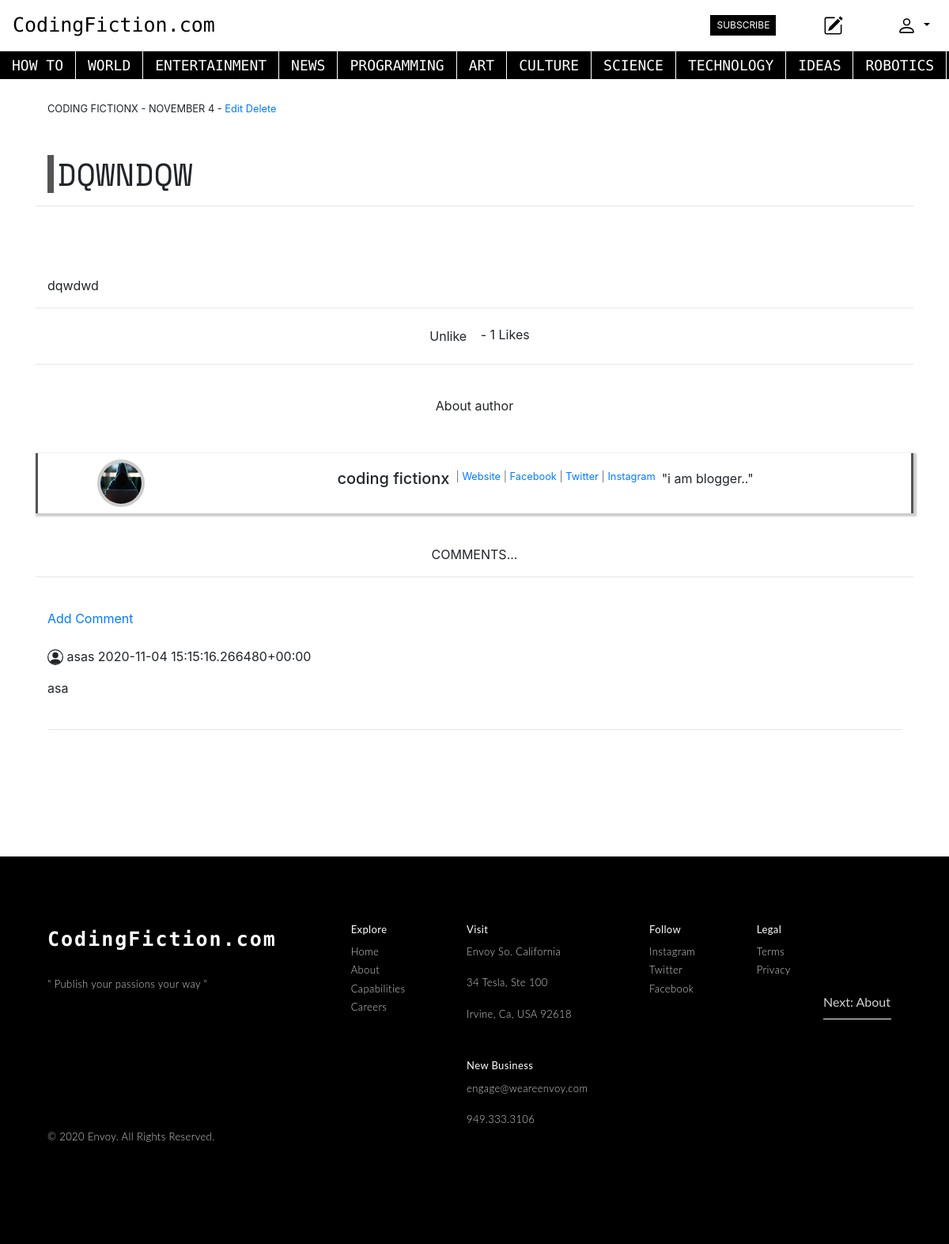
Page /article/32 (signed in) on the committed database.
### theblog/models.py (models this page shows, shortened)
class Category(models.Model):
	name = models.CharField(max_length=255)
	def __str__(self):
		return self.name

class Post(models.Model):
	title = models.CharField(max_length=255)
	header_image = models.ImageField(null=True, blank=True, upload_to="images/")
	title_tag = models.CharField(max_length=50)
	author = models.ForeignKey(User, on_delete=models.CASCADE)
	body = RichTextField(blank=True, null=True)
	post_time = models.TimeField(auto_now_add=True)
	post_date = models.DateField(auto_now_add=True)
	category = models.CharField( max_length=255, default='coding' )
	likes = models.ManyToManyField(User, related_name='blog_posts')
	def total_likes(self):
		return self.likes.count()

class Profile(models.Model):
	user = models.OneToOneField(User, null=True, on_delete=models.CASCADE)
	bio = models.TextField(max_length=50 )
	profile_pic = models.ImageField(null=True, blank=True, upload_to="images/profile/")
	website_url = models.CharField(max_length=255, null=True, blank=True)
	facebook_url = models.CharField(max_length=255, null=True, blank=True)
	twitter_url = models.CharField(max_length=255, null=True, blank=True)
	instagram_url = models.CharField(max_length=255, null=True, blank=True)
	pinterest_url = models.CharField(max_length=255, null=True, blank=True)

class Comment(models.Model):
	post = models.ForeignKey(Post, related_name="comments", on_delete=models.CASCADE)
	name = models.CharField(max_length=255)
	body = models.TextField()
	date_added = models.DateTimeField(auto_now_add=True)

### theblog/views.py (the view)
# urls.py: path('article/<int:pk>', ArticleDetailView.as_view(), name='article-detail'),
class ArticleDetailView(DetailView):
	model = Post
	template_name = 'article_details.html'
	def get_context_data(self, *args, **kwargs):
		cat_menu = Category.objects.all()
		context = super(ArticleDetailView, self).get_context_data(*args, **kwargs)
		stuff = get_object_or_404(Post, id=self.kwargs['pk'])
		total_likes = stuff.total_likes()
		liked = False
		if stuff.likes.filter(id=self.request.user.id).exists():
			liked = True
		context["cat_menu"] = cat_menu
		context["total_likes"] = total_likes
		context["liked"] = liked
		return context

### theblog/templates/article_details.html (shortened to what this page needs)
{% extends 'base.html' %}
{% load static %}
{% block content %}
<div class="container">
	<small class="blog_page_usr">
		{{ post.author.first_name | upper }}
		{{ post.author.last_name| upper }} -
		{{ post.post_date|date:'F' | upper }} {{ post.post_date.day| upper}}
		{% if user.is_authenticated %}
			{% if user.id == post.author.id %}
				- <a href="{% url 'update_post' post.pk %}">Edit</a>
				<a href="{% url 'delete_post' post.pk %}">Delete</a>
			{% endif %}
		{% endif %}
	</small>
	<br/>
	<br/>
	<br/>
	<div class="blog_page_head">
		<h1 class="ml-1">{{ post.title }}</h1>
	</div>
</div>
	<hr>
	<br/>
	<br/><br/>
    <div class="container">
		{{ post.body|safe }}
	</div>
	<hr>
<div class="container d-flex justify-content-center">
	<form action="{% url 'like_post' post.pk %}"  method="POST">
	{% if user.is_authenticated %}
		{% if liked %}
			<button type="submit", name="post_id",  value="{{ post.id }}", onclick="playunlike()" class="btn like_blog_btn ">Unlike</button>
		{% else %}
			<button type="submit", name="post_id", value="{{ post.id }}", onclick="playliked()" class="btn btn-primary btn-sm">Like</button>
		{% endif %}
	{% else %}
		<small class="small_f"><a href="{% url 'login' %}" >Login</a> to like</small>
	{% endif %}
		- {{ total_likes }} Likes
	</form>
</div>
<hr>
<br/>
{% if post.author.profile %}
<div class="container  small_f d-flex justify-content-center">
	About author
</div>
<br/>
<br/>
<div class="container blog_prof" >
	<div class="card mb-3 blog_usr_dt">
  <div class="row no-gutters">
    <div class="col-md-2 d-flex justify-content-center blog_img_sec">
{% if post.author.profile.profile_pic %}
      <img src="{{ post.author.profile.profile_pic.url }}" class="card-img mt-2">
{% else %}
	<img src="{% static 'theblog/images/default_profile_pic.png' %}" class="card-img">
{% endif %}
    </div>
    <div class="col-md-10">
      <div class="card-body blog_usr_dt d-flex justify-content-center ">
        <h5 class="card-title small_f mx-1">
        	{{ post.author.first_name }}
			{{ post.author.last_name }}
		</h5>
<p class="small text-muted mx-1">
	{% if post.author.profile.website_url %}
		| <a href="{{ post.author.profile.website_url }}">  Website</a>
	{% endif %}
	{% if post.author.profile.facebook_url %}
		 | <a href="{{ post.author.profile.facebook_url }}">Facebook</a>
	{% endif %}
	{% if post.author.profile.twitter_url %}
		| <a href="{{ post.author.profile.twitter_url }}">Twitter</a>
	{% endif %}
	{% if post.author.profile.instagram_url %}
		| <a href="{{ post.author.profile.instagram_url }}">Instagram</a>
	{% endif %}
</p>
<p class="card-text mx-1 small_f " >
        	"{{ post.author.profile.bio|slice:'20' }}.."
        </p>
      </div>
    </div>
  </div>
</div>
</div>
{% endif %}
<br/>
<div class="container d-flex justify-content-center small_f">
	<h>COMMENTS...</h>
</div>
<hr>
<br/>
{% if not post.comments.all %}
	No Comments Yet...<a href="{% url 'add_comment' post.pk %}">Add One</a>
{% else %}
<div class="container commnt_sec ">
	<a href="{% url 'add_comment' post.pk %}">Add Comment</a>
<br/><br/>
	{% for comment in post.comments.all %}
		<p class="small_f">
			<span>
				{{ comment.name }}
			</span>
			{{ comment.date_added|upper }}
		</p>
		{{ comment.body }}
		<br/><br/>
	    <hr>
	{% endfor %}
{% endif %}
</div>
<br/>
<br/><br/>
{% endblock %}

### theblog/templates/base.html (shortened to what this page needs)
{% load static %}
<!doctype html>
<html lang="en">
  <head>
    <link rel="stylesheet" href="https://stackpath.bootstrapcdn.com/bootstrap/4.4.1/css/bootstrap.min.css">
  </head>
  <body>
    <nav class="navbar navbar-expand-lg ">
  <a class="navbar-brand" href="{% url 'home' %}">CodingFiction.com</a>
  <div class="collapse navbar-collapse  justify-content-end" id="navbarSupportedContent">
    <ul class="navbar-nav justify-content-end mr-5 navlink_sec">
      {% if user.is_authenticated %}
        <li class="mr-5 ">
             <span>
                        <button type="button" title="newsletter subscribe" class="btn btn-primary small_f newsltter_btn px-2 py-1" data-toggle="modal" data-target="#exampleModalLong">
                            SUBSCRIBE
                        </button>
             </span>
        </li>
        <li class="nav-item nav_add_post " title="write a post">
          <a class="nav-link " href="{% url 'add_post' %}">
              <span>
              </span>
          </a>
        </li>
      {% endif %}
    </ul>
{% if user.is_authenticated %}
    <ul class="navbar-nav ">
      <li class="nav-item dropdown ">
          <a class="nav-link dropdown-toggle" title="user profile" href="#" id="navbarDropdown" role="button" data-toggle="dropdown" aria-haspopup="true" aria-expanded="false">
          </a>
      </li>
    </ul>
{% endif %}
  </div>
</nav>
   <div class="wrapper nav_header">
        <div class=" d-flex  scrollmenu ">
       {% if cat_menu %}
                          {% for item in cat_menu %}
                                <a class=" col py-1 " style="border-right: 1px solid #fff" href="{% url 'category' item|slugify %}">
                                    {{ item |upper }}
                                </a>
                          {% endfor %}
       {% endif %}
   </div>
   </div>
    <br/>
    <div class="container">
      {% block content %}
      {% endblock %}
    </div>
    <br/>
    <br/>
    <br/>
    <footer class="small_f">
  <nav class="footer-inner">
    <section class="footer-item">
      <h1>
           <a class="navbar-brand" style="color: #fff ! important" href="{% url 'home' %}">CodingFiction.com</a>
      </h1>
        <h2>
            " Publish your passions your way "
        </h2>
    </section>
    <section class="footer-item small_f">
      <h3>Explore</h3>
        <ul>
          <li><a href="#">Home</a></li>
          <li><a href="#">About</a></li>
          <li><a href="#">Capabilities</a></li>
          <li><a href="#">Careers</a></li>
        </ul>
    </section>
    <section class="footer-item">
      <h3>Visit</h3>
        <a href="#">
        <p>Envoy So. California</p>
        <p>34 Tesla, Ste 100</p>
        <p>Irvine, Ca, USA 92618</p>
        </a>
      <h3 class="desktop">New Business</h3>
        <p class="desktop"><a href="#">engage@weareenvoy.com</a></p>
        <p class="desktop"><a href="#">949.333.3106</a></p>
    </section>
    <section class="footer-item">
      <h3>Follow</h3>
        <ul>
          <li><a href="https://www.instagram.com/codingfiction">Instagram</a></li>
          <li><a href="https://twitter.com/CodingFiction">Twitter</a></li>
          <li><a href="#">Facebook</a></li>
        </ul>
    </section>
    <section class="footer-item">
      <h3>Legal</h3>
        <ul>
          <li><a href="{% url 'privacy_policy' %}">Terms</a></li>
          <li><a href="{% url 'user_agreement' %}">Privacy</a></li>
        </ul>
    </section>
    <section class="footer-item ">
        <a href="#" class="footer-button">Next: About</a>
    </section>
  </nav>
</footer>
  </body>
</html>

### theblog/templates/base.html (style rules this page uses)
body { margin: 0px ! important; padding : 0px ! important; background-color: #F4F6F6; background-image: initial; background-position-x: initial; background-position-y: initial; background-size: initial; background-repeat-x: initial; background-repeat-y: initial; background-attachment: initial; background-origin: initial; background-clip: initial; }
.navbar { background-color: #fff ! important; border-bottom : 1px solid #ccc; }
.navbar-brand { font-family: 'Major Mono Display', monospace; font-size: 25px ! important; color : #000 !important; }
.nav-item a { color : #000 !important; }
.card { border : none ! important; }
.card { border-radius: 0; }
.blog_prof { border-left: 3px solid #555; border-right: 3px solid #555; box-shadow: 2px 2px 2px 2px #ccc; }
.blog_usr_dt img { height: 60px ; width: 60px; border-radius: 50%; border: 4px solid #ccc; }
.blog_page_head { font-family: 'Space Mono', monospace; border-left: 8px solid #555; text-transform:uppercase; font-size: 40px }
.newsltter_btn { font-size: 12px; margin-top: 8px; border: none; background-color: #000 ! important; border-radius: 0px; }
.nav_header { background-color: #000; }
div.scrollmenu { overflow: auto; white-space: nowrap; }
div.scrollmenu a { display: inline-block; color: white; font-size: 18px; text-align: center; font-family: 'Fira Code', monospace; text-decoration: none; }
footer { background-color: black; font-family: "Lato", sans-serif; padding: 85px 0 285px 0; }
.footer-inner { width: 90%; margin-left: auto; margin-right: auto; margin-bottom: 120px; max-width: 1170px; position: relative; }
.footer-item { float: left; margin: 0 7.2% 0 0; }
.footer-item:nth-of-type(7) { float: right; margin-right: 0; }
.footer-button { color: white; position: relative; font-weight: 400; font-size: 16px; transition: 1s; transition-delay: .2s; padding: 14px; }
.footer-button:after { content: ""; position: absolute; top: 45px; right: 13px; background-color: white; height: 1px; width: 86px; transition: .6s; }
.footer-item h1 { font-weight: 900; color: white; font-size: 24px; letter-spacing: 2px; margin: 0; padding-bottom: 10px; }
.footer-item h2 { font-weight: 300; line-height: 1.8; font-size: 13px; color: #d1d1d1; letter-spacing: 0.03em; padding: 15px 0 0 0; }
.footer-item h3 { font-weight: 400; font-size: 13px; color: white; margin: 0; padding-bottom: 9px; letter-spacing: 0.03em; }
.footer-item h3.desktop { padding-top: 30px; }
.footer-item ul { line-height: 1.8; list-style-type: none; padding: 0; }
.footer-item li { font-weight: 300; font-size: 13px; color: #d1d1d1; letter-spacing: 0.03em; }
.footer-item p { font-weight: 300; font-size: 13px; padding: 0; line-height: 1.8; letter-spacing: 0.03em; }
.footer-item a { text-decoration: none; color: #d1d1d1; }
.desktop { display: auto; }
.footer-inner:after { content: "© 2020 Envoy. All Rights Reserved."; font-weight: 300; letter-spacing: 0.03em; font-size: 13px; color: #d1d1d1; position: absolute; top: 260px; clear: both; display: block; }

### rows in the picture
Category: name "HOW TO"
Category: name "WORLD"
Category: name "ENTERTAINMENT"
Category: name "NEWS"
Category: name "PROGRAMMING"
Category: name "ART"
Category: name "CULTURE"
Category: name "SCIENCE"
Category: name "TECHNOLOGY"
Category: name "IDEAS"
Category: name "ROBOTICS"
Post: author.first_name "CODING", author.last_name "FICTIONX", post_date "NOVEMBER", post_date.day "4", title "DQWNDQW", body "dqwdwd", author.profile.profile_pic (placeholder picture), author.first_name "coding", author.last_name "fictionx", author.profile.bio "i am blogger"
Comment: name "asas", date_added "2020-11-04 15:15:16.266480+00:00", body "asa"

### other values in the picture
{{ total_likes }} "1"
